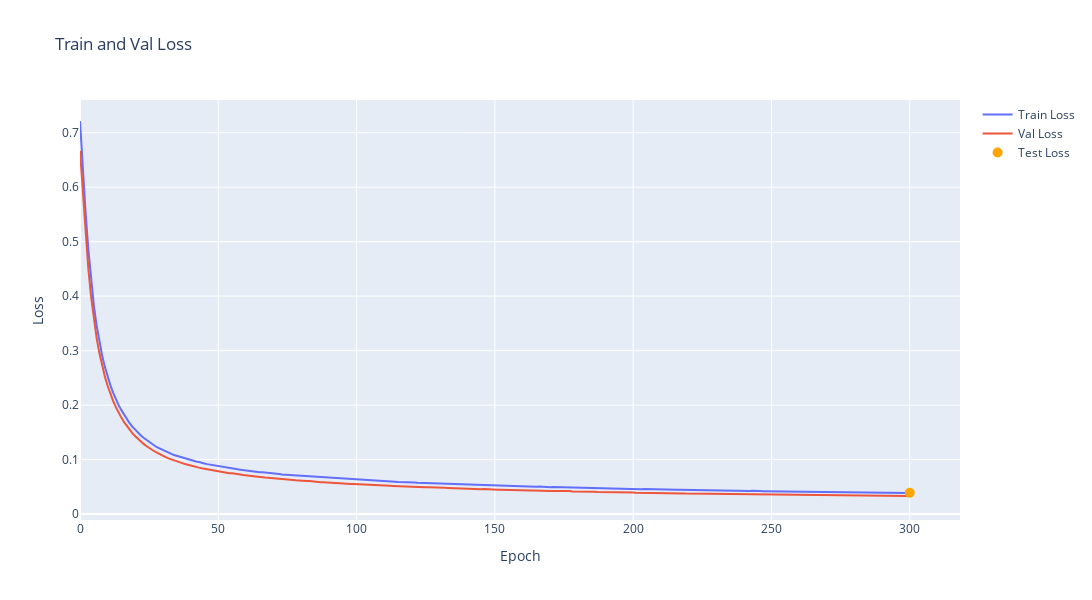

Here is the notebook cell this chart was saved with:
### Code cell
fig = go.Figure()
fig.add_trace(go.Scatter(x=np.arange(len(train_losses)), y=train_losses, mode='lines', name='Train Loss'))
fig.add_trace(go.Scatter(x=np.arange(len(val_losses)), y=val_losses, mode='lines', name='Val Loss'))
fig.update_layout(title='Train and Val Loss', xaxis_title='Epoch', yaxis_title='Loss', height=600, width=1200)
fig.add_trace(go.Scatter(x=[len(train_losses)], y=[test_loss], mode='markers', marker=dict(color='orange', size=10), name='Test Loss'))
fig.show()

### Figure 1 — Plotly figure (JSON) as saved in the notebook; plotly's stock layout.template omitted (floating-point values rounded to 4 significant figures; data arrays with more than 128 entries replaced by an {"elided": "..."} marker saying what was removed)
{"data": [{"mode": "lines", "name": "Train Loss", "type": "scatter", "x": {"elided": "300 int values"}, "y": {"elided": "300 float values"}}, {"mode": "lines", "name": "Val Loss", "type": "scatter", "x": {"elided": "300 int values"}, "y": {"elided": "300 float values"}}, {"marker": {"color": "orange", "size": 10}, "mode": "markers", "name": "Test Loss", "type": "scatter", "x": [300], "y": [0.03912]}], "layout": {"height": 600, "title": {"text": "Train and Val Loss"}, "width": 1200, "xaxis": {"title": {"text": "Epoch"}}, "yaxis": {"title": {"text": "Loss"}}}}
